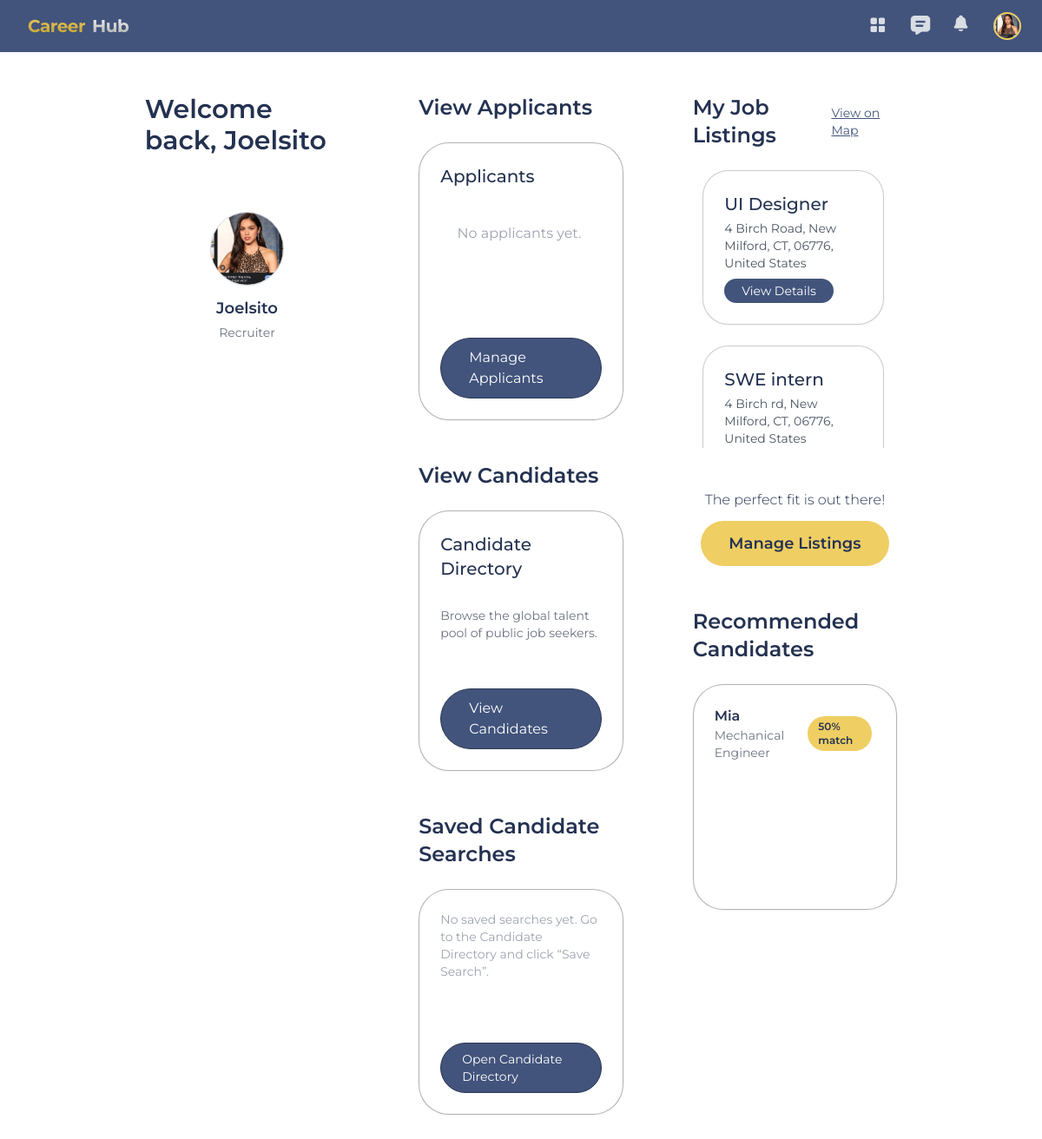
The app's page /accounts/dashboard/recruiter/ (signed in) with its own data.
### accounts/models.py (models this page shows, shortened)
class User(AbstractUser):
    JOB_SEEKER = 'job_seeker'
    RECRUITER = 'recruiter'
    ROLE_CHOICES = (
        (JOB_SEEKER, 'Job Seeker'),
        (RECRUITER, 'Recruiter'),
    )
    role = models.CharField(max_length=20, choices=ROLE_CHOICES)
    is_admin = models.BooleanField(default=False)

class RecruiterProfile(models.Model):
    user = models.OneToOneField(
        settings.AUTH_USER_MODEL,
        on_delete=models.CASCADE,
        related_name='recruiter'
    )
    profile_picture = models.ImageField(upload_to="profile_pics/", null=True, blank=True)
    company_name = models.CharField(max_length=255, blank=True)
    position = models.CharField(max_length=255, blank=True)

class JobSeekerProfile(models.Model):
    user = models.OneToOneField(
        settings.AUTH_USER_MODEL,
        on_delete=models.CASCADE,
        related_name='jobseeker'
    )
    full_name = models.CharField(max_length=255, blank=True)
    profile_picture = models.ImageField(upload_to="profile_pics/", null=True, blank=True)
    headline = models.CharField(max_length=255, blank=True)
    skills = models.TextField(blank=True)
    education = models.TextField(blank=True)
    work_experience = models.TextField(blank=True)
    street_address = models.CharField(max_length=255, blank=True)
    city = models.CharField(max_length=100, blank=True)
    state = models.CharField(max_length=100, blank=True)
    zip_code = models.CharField(max_length=20, blank=True)
    country = models.CharField(max_length=100, blank=True)
    is_public = models.BooleanField(default=True)

### jobs/models.py (models this page shows, shortened)
class Job(models.Model):
    FULL_TIME = "full_time"
    PART_TIME = "part_time"
    CONTRACT  = "contract"
    INTERN    = "intern"
    TEMP      = "temp"
    EMPLOYMENT_TYPES = [
        (FULL_TIME, "Full-time"),
        (PART_TIME, "Part-time"),
        (CONTRACT,  "Contract"),
        (INTERN,    "Internship"),
        (TEMP,      "Temporary"),
    ]
    recruiter = models.ForeignKey(
        settings.AUTH_USER_MODEL,
        on_delete=models.CASCADE,
        related_name="jobs_posted"
    )
    title = models.CharField(max_length=200)
    company = models.CharField(max_length=200, blank=True)
    street_address = models.CharField(max_length=255, blank=True, help_text="e.g. 123 Main Street")
    city = models.CharField(max_length=100, blank=True, help_text="e.g. Atlanta")
    state = models.CharField(max_length=100, blank=True, help_text="e.g. Georgia")
    zip_code = models.CharField(max_length=20, blank=True, help_text="e.g. 30332")
    country = models.CharField(max_length=100, blank=True, help_text="e.g. USA")
    location = models.CharField(max_length=255, blank=True, help_text="Auto-filled full address")
    latitude = models.FloatField(null=True, blank=True)
    longitude = models.FloatField(null=True, blank=True)
    employment_type = models.CharField(max_length=20, choices=EMPLOYMENT_TYPES, default=FULL_TIME)
    description = models.TextField()
    requirements = models.TextField(blank=True)
    min_salary = models.DecimalField(max_digits=10, decimal_places=2, null=True, blank=True)
    max_salary = models.DecimalField(max_digits=10, decimal_places=2, null=True, blank=True)
    remote = models.BooleanField(default=False, help_text="True if this job can be done remotely")
    visa_sponsorship = models.BooleanField(default=False, help_text="True if this job offers visa sponsorship")
    is_active = models.BooleanField(default=True)
    created_at = models.DateTimeField(auto_now_add=True)
    updated_at = models.DateTimeField(auto_now=True)
    class Meta:
        ordering = ["-created_at"]

### accounts/views.py (the view)
# urls.py: path("dashboard/recruiter/", views.recruiter_dashboard, name="recruiter_dashboard"),
@login_required
def recruiter_dashboard(request):
    user = request.user
    jobs = Job.objects.filter(recruiter=user)
    applications = Application.objects.filter(job__recruiter=user).select_related("applicant", "job")
    saved_searches = CandidateSavedSearch.objects.filter(owner=user)[:5]
    recommended_candidates = get_recommended_candidates_for_recruiter(request.user)
    return render(request, "accounts/recruiter_dashboard.html", {
        "user": user,
        "jobs": jobs,
        "applications": applications,
        "saved_searches": saved_searches,
        "recommended_candidates": recommended_candidates,
    })

### accounts/templates/accounts/recruiter_dashboard.html (shortened to what this page needs)
{% extends "base.html" %}
{% load static %}
{% block content %}
<div class="min-h-screen bg-white px-10 py-12">
  <div class="grid grid-cols-3 gap-20 gap-x-30 w-[95%] mx-auto items-start">
    <div class="flex flex-col items-center">
      <h1 class="text-3xl font-semibold text-[#243251] self-start mb-10">
        Welcome back, {{ user.username|capfirst }}
      </h1>
      <div class="flex flex-col items-center mt-6">
        {% if user.recruiter.profile_picture %}
  <img src="{{ user.recruiter.profile_picture.url }}"
       class="w-[85px] h-[85px] rounded-full border border-gray-300 object-cover shadow-sm mb-3"
       alt="Profile Picture">
{% else %}
  <img src="{% static 'images/icon_profile.png' %}"
       class="w-[85px] h-[85px] rounded-full border border-gray-300 object-cover shadow-sm mb-3"
       alt="Default Profile">
{% endif %}
        <p class="text-lg font-semibold text-[#243251]">{{ user.username|capfirst }}</p>
        <p class="text-sm text-gray-500 mt-1">Recruiter</p>
      </div>
    </div>
    <div class="flex flex-col gap-12">
      <div>
        <h2 class="text-2xl font-semibold text-[#243251] mb-6">View Applicants</h2>
        <div class="border border-black/30 rounded-[35px] p-6 min-h-[320px] flex flex-col justify-between shadow-sm bg-white">
          <div>
            <p class="text-xl font-medium text-[#243251] mb-5">Applicants</p>
            <div class="max-h-48 overflow-y-auto pr-1 space-y-1">
              {% if applications %}
                {% for app in applications|slice:":5" %}
                  <div class="grid grid-cols-3 gap-x-8 items-center py-2 border-b border-gray-100">
                    <p class="text-sm text-black">{{ app.applicant.username|capfirst }}</p>
                    <p class="text-[12px] text-gray-700 truncate">{{ app.job.title }}</p>
                    <p class="text-[13px] font-medium
                      {% if app.final_decision == 'hired' %}text-green-600
                      {% elif app.final_decision == 'rejected' %}text-red-600
                      {% elif app.status == 'review' %}text-yellow-600
                      {% elif app.status == 'applied' %}text-blue-600
                      {% else %}text-gray-500
                      {% endif %}">
                      {% if app.final_decision %}
                        {{ app.final_decision|title }}
                      {% else %}
                        {{ app.status|title }}
                      {% endif %}
                    </p>
                  </div>
                {% endfor %}
              {% else %}
                <p class="text-gray-400 mt-5 text-center">No applicants yet.</p>
              {% endif %}
            </div>
          </div>
          <a href="{% url 'applicant_kanban' %}"
             class="self-center mt-8 bg-[#42547c] text-white rounded-full px-8 py-2.5 border border-[#2b3853] hover:bg-[#2b3853] transition">
            Manage Applicants
          </a>
        </div>
      </div>
      <div>
        <h2 class="text-2xl font-semibold text-[#243251] mb-6">View Candidates</h2>
        <div class="border border-black/30 rounded-[35px] p-6 min-h-[300px] flex flex-col justify-between shadow-sm bg-white">
          <p class="text-xl font-medium text-[#243251]">Candidate Directory</p>
          <p class="text-sm text-gray-500 mt-2">
            Browse the global talent pool of public job seekers.
          </p>
          <a href="{% url 'candidate_list' %}"
             class="self-center mt-8 bg-[#42547c] text-white rounded-full px-8 py-2.5 border border-[#2b3853] hover:bg-[#2b3853] transition">
            View Candidates
          </a>
        </div>
      </div>
      <div>
        <h2 class="text-2xl font-semibold text-[#243251] mb-6">Saved Candidate Searches</h2>
        <div class="border border-black/30 rounded-[35px] p-6 min-h-[260px] flex flex-col justify-between shadow-sm bg-white">
          {% if saved_searches %}
            <div class="max-h-48 overflow-y-auto pr-1">
              <ul class="space-y-3">
                {% for search in saved_searches %}
                  <li class="flex items-center justify-between">
                    <a href="{% url 'candidate_saved_search_run' search.id %}"
                       class="text-sm text-[#42547c] hover:underline">
                      {{ search.name }}
                    </a>
                    {% if search.last_run_at %}
                      <span class="text-[11px] text-gray-400">
                        Last run: {{ search.last_run_at|date:"M j, g:i a" }}
                      </span>
                    {% endif %}
                  </li>
                {% endfor %}
              </ul>
            </div>
          {% else %}
            <p class="text-gray-400 text-sm">
              No saved searches yet. Go to the Candidate Directory and click “Save Search”.
            </p>
          {% endif %}
          <a href="{% url 'candidate_list' %}"
             class="self-center mt-6 bg-[#42547c] text-white rounded-full px-6 py-2 text-sm border border-[#2b3853] hover:bg-[#2b3853] transition">
            Open Candidate Directory
          </a>
        </div>
      </div>
    </div>
    <div>
      <div class="flex items-center justify-between mb-6">
        <h2 class="text-2xl font-semibold text-[#243251]">My Job Listings</h2>
        <a href="{% url 'jobs:recruiter_map' %}"
           class="text-sm text-[#42547c] underline hover:text-[#2b3853]">
          View on Map
        </a>
      </div>
      <div class="flex flex-col gap-6 items-center max-h-80 overflow-y-auto pr-1">
        {% for job in jobs %}
          <div class="w-[90%] p-6 rounded-[30px] border border-black/20 shadow-sm bg-white">
            <p class="text-xl font-medium mb-1">{{ job.title }}</p>
            <p class="text-sm text-gray-600 mb-2">{{ job.location }}</p>
            <a href="{% url 'jobs:job_detail' job.id %}"
               class="inline-block bg-[#42547c] text-white rounded-full px-5 py-1 text-sm hover:bg-[#2b3853] transition">
              View Details
            </a>
          </div>
        {% empty %}
          <p class="text-gray-400 text-center">No job listings yet.</p>
        {% endfor %}
      </div>
      <div class="text-center mt-12">
        <p class="text-[#243251] font-light mb-3">The perfect fit is out there!</p>
        <a href="{% url 'jobs:my_list' %}"
           class="inline-block bg-[#efce63] text-[#243251] rounded-full px-8 py-3 font-semibold text-lg hover:bg-[#d4b94a] transition">
          Manage Listings
        </a>
      </div>
      <div class="mt-12">
        <h2 class="text-2xl font-semibold text-[#243251] mb-6">Recommended Candidates</h2>
        <div class="border border-black/30 rounded-[35px] p-6 min-h-[260px] flex flex-col justify-between shadow-sm bg-white">
          {% if recommended_candidates %}
          <div class="max-h-56 overflow-y-auto pr-1">
            <ul class="space-y-0">
              {% for candidate in recommended_candidates %}
                <li class="border-t border-gray-200 pt-4 first:border-t-0 first:pt-0">
                  <a href="{% url 'candidate_profile' candidate.user.id %}"
                     class="block">
                    <div class="flex items-center justify-between">
                      <div>
                        <p class="text-base font-semibold text-[#243251]">
                          {{ candidate.user.username|capfirst }}
                        </p>
                        {% if candidate.user.jobseeker.headline %}
                          <p class="text-sm text-gray-500">
                            {{ candidate.user.jobseeker.headline }}
                          </p>
                        {% endif %}
                      </div>
                      {% if candidate.match_percentage %}
                        <span class="inline-flex items-center justify-center px-3 py-1 rounded-full bg-[#efce63] text-[#243251] text-xs font-semibold">
                          {{ candidate.match_percentage }}% match
                        </span>
                      {% endif %}
                    </div>
                  </a>
                </li>
              {% endfor %}
            </ul>
          </div>
          {% else %}
            <p class="text-sm text-gray-500">
              You don't have any recommended candidates yet. Once you set your preferences and candidates match them,
              they'll appear here.
            </p>
          {% endif %}
        </div>
      </div>
    </div>
  </div>
</div>
{% endblock %}

### templates/base.html (shortened to what this page needs)
{% load static %}
<!DOCTYPE html>
<html lang="en">
  <head>
    <link rel="stylesheet" href="{% static 'css/output.css' %}" />
  </head>
  <body class="font-montserrat text-[#233250]">
    {% block navbar %}
      {% if user.is_authenticated %}
        {% include 'components/navbar.html' %}
      {% else %}
        {% include 'components/navbar_guest.html' %}
      {% endif %}
    {% endblock navbar %}
    <div class="{% if user.is_authenticated %}bg-white{% else %}bg-primary text-white{% endif %} min-h-screen">
      <main class="{% block page_container %}container mx-auto px-4{% endblock %}">
        {% block content %}{% endblock %}
      </main>
    </div>
  </body>
</html>

### templates/components/navbar.html (shortened to what this page needs)
{% load static %}
<nav class="w-full h-[60px] flex items-center justify-between bg-[#42547b] px-6 shadow-md z-50">
  <div class="flex items-center gap-1">
    <a href="{% if user.role == 'job_seeker' %}{% url 'jobseeker_dashboard' %}
             {% else %}{% url 'recruiter_dashboard' %}{% endif %}"
       class="flex items-center gap-1">
      <span class="ml-2 bg-gradient-to-b from-[#EFCE63] to-[#BD9B2E] bg-clip-text text-transparent font-bold text-xl tracking-tight">
      </span>
      <span class="ml-1 bg-gradient-to-b from-white to-[#A6A6A6] bg-clip-text text-transparent font-bold text-xl tracking-tight">
      </span>
    </a>
  </div>
  <div class="flex items-center gap-6 relative">
    {% if user.is_authenticated %}
      {% if user.role == 'job_seeker' %}
        <a href="{% url 'jobseeker_dashboard' %}"
           class="w-6 h-6 opacity-80 hover:opacity-100 transition-opacity">
          <img src="{% static 'images/icon_dashboard.png' %}" />
        </a>
      {% else %}
        <a href="{% url 'recruiter_dashboard' %}"
           class="w-6 h-6 opacity-80 hover:opacity-100 transition-opacity">
          <img src="{% static 'images/icon_dashboard.png' %}" />
        </a>
      {% endif %}
      <a href="{% url 'messaging:inbox' %}"
         class="w-6 h-6 opacity-80 hover:opacity-100 transition-opacity">
        <img src="{% static 'images/icon_messages.png' %}" />
      </a>
    {% endif %}
    <div class="relative">
      <button id="notifications-toggle"
              class="w-6 h-6 opacity-80 hover:opacity-100 transition-opacity">
        <img src="{% static 'images/icon_notifications.png' %}" />
      </button>
    </div>
    <button id="profile-btn"
        class="w-8 h-8 rounded-full overflow-hidden border-2 border-[#efce63] bg-[#d9d9d9]">
    {% if user.role == "job_seeker" and user.jobseeker.profile_picture %}
        <img src="{{ user.jobseeker.profile_picture.url }}" class="w-full h-full object-cover">
    {% elif user.role == "recruiter" and user.recruiter.profile_picture %}
        <img src="{{ user.recruiter.profile_picture.url }}" class="w-full h-full object-cover">
    {% else %}
        <img src="{% static 'images/icon_profile.png' %}" class="w-full h-full object-cover">
    {% endif %}
</button>
    </div>
</nav>

### records on screen
User: recruiter.profile_picture (picture), username "Joelsito"
Job: title "UI Designer", location "4 Birch Road, New Milford, CT, 06776, United States"
Job: title "SWE intern", location "4 Birch rd, New Milford, CT, 06776, United States"
User: user.username "Mia", user.jobseeker.headline "Mechanical Engineer", match_percentage "50"
